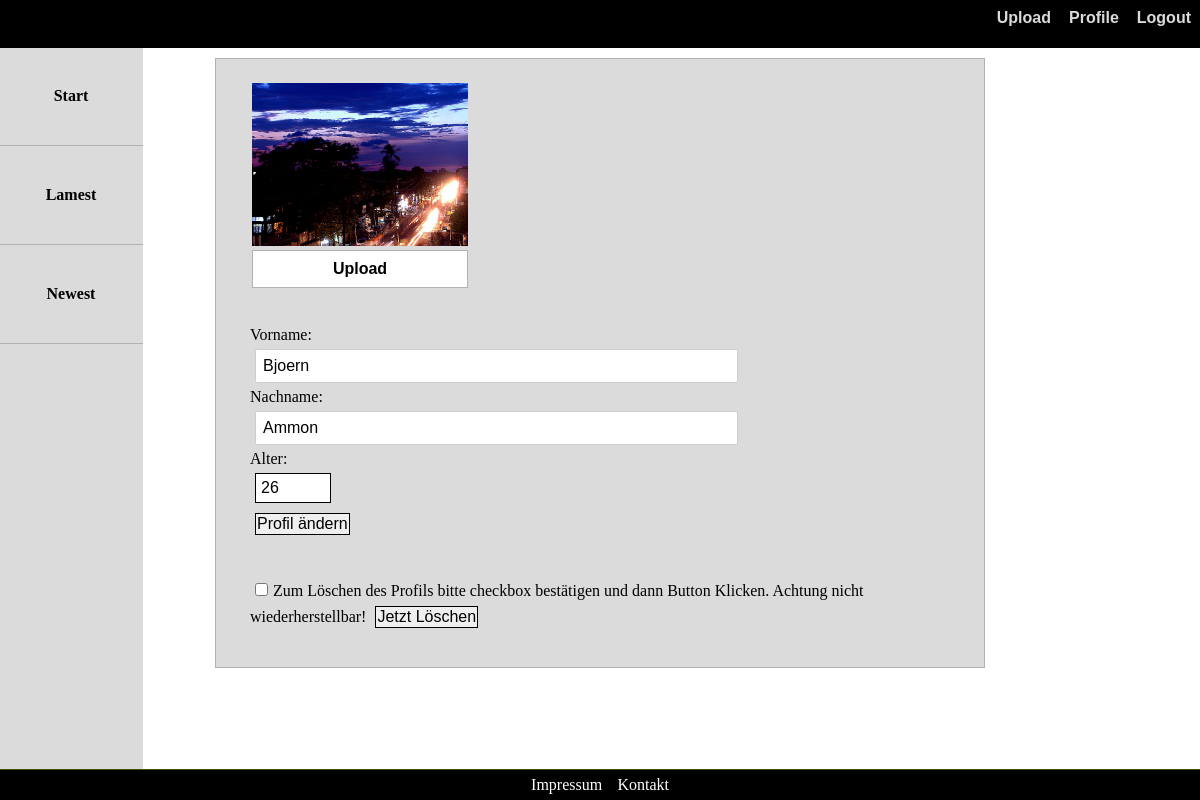
/profile.php (signed in), run on the app's committed database.
### tables this page shows
CREATE TABLE `users` (
  `id` int(10) UNSIGNED NOT NULL,
  `nickname` varchar(255) NOT NULL,
  `email` varchar(255) NOT NULL,
  `password` varchar(255) NOT NULL,
  `profilePic` varchar(255) NOT NULL,
  `lastName` varchar(255) NOT NULL,
  `firstName` varchar(255) NOT NULL,
  `age` int(11) NOT NULL
);

### profile.php (the view, shortened to what this page needs)
<?php
    $pdo = new PDO('mysql:host=localhost;dbname=neinGag', 'root', '');
?>
<!doctype html>
<html>
	<head>
		<link href="./css/style.css" rel="stylesheet" type="text/css"/>
	</head>
	<body>
	<header>
		<?php
			if(!isset($_SESSION['userid']))
				include('menu.php');
			else
				include('menu2.php');
		?>
	</header>
	<?php
	include('menu3.php');
	include('footer.php');
	?>
		<article class="profileContainer">
			<section class="profilePic_profil">
			<?php
				$sql = "SELECT * FROM users WHERE nickname = '$_SESSION[userid]'";
				$profilePic = $pdo->query($sql)->fetch();
				if($profilePic['profilePic']){
					echo '<section>'.'<label for="upProfile"><img class="fakeLbl" src="users/'.$profilePic['nickname'].'/'.$profilePic['profilePic'].'"width="100%"></label>'.'</section>';
				}
				else
					echo '<label for="upProfile"><section>'.'<img src="images/noPic.png" width="100%">'.'</section></label>';
			?>
				<button class="upBtn" id="upProfile" onclick="document.getElementById('uploadProf').style.display='block'">Upload</button>
				</section>
			<section class="userInformations">
				<form action="submitUserInformation.php" method="post"><br>
					Vorname:<br>
					<input type="text" name="firstName" value="<?php echo $profilePic['firstName'];?>"><br>
					Nachname:<br>
					<input type="text" name="lastName" value="<?php echo $profilePic['lastName'];?>"><br>
					Alter:<br>
					<input style="padding: 5px;" type="number" min="0" max="100" name="age" value="<?php echo $profilePic['age'];?>"><br>
					<input type="submit" value="Profil ändern">
				</form>
				<form action="deleteProfile.php" method="post"><br>
					<label><input type="checkbox" required name="confirmDelete">Zum Löschen des Profils bitte checkbox bestätigen und dann Button Klicken. Achtung nicht wiederherstellbar!</label>
					<input type="submit" value="Jetzt Löschen">
				</form>
			</section>
		</article>
	</body>
</html>

### css/style.css (style rules this page uses)
* { margin: 0; padding: 0; }
header { position: fixed; background: rgb(0, 0, 0); height: 6%; top: 0; left: 0; right: 0; z-index: +1; }
body { position: absolute; top: 6%; width: 100%; }
.nav li a, button { text-align:center; background-color:black; color:rgb(219, 219, 219); display:block; padding:9px; box-sizing:border-box; text-decoration:none; font-weight:bold; border-style: none; margin-right: -6px; font-family: 'Franklin Gothic Medium', 'Arial Narrow', Arial, sans-serif; font-size: medium; }
form { padding: 10px; }
input { border: 1px solid black; font-size: 16px; margin: 5px; padding: 1px; }
article { margin-top: 10px; margin-bottom: 40px; margin-right: auto; margin-left: auto; width: 60%; }
input[type=text], input[type=password] { display: inline-block; align-items: center; justify-content: center; width: 69%; border-radius: 2px; box-sizing: border-box; border:1px solid rgb(206, 206, 206); padding: 7px; transition: all 0.30s ease-in-out; outline: none; }
button, input[type=submit] { cursor: pointer; }
.profileContainer { background-color: rgb(219, 219, 219); border: 1px solid rgb(179, 178, 178); padding: 2%; }
.profilePic_profil { display: block; padding-right: 20px; margin-bottom: 10px; margin-left: 12px; height: 10%; width: 30%; float: left; }
.upBtn { width: 100%; background-color: white; border: 1px solid rgb(179, 178, 178); color: black; }
.userInformations { clear: both; display: block; }

### data on the page
users: nickname+profilePic (picture), firstName "Bjoern", lastName "Ammon", age "26"
